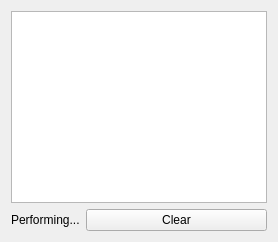
      <widget class="QWidget" name="layoutWidget">
       <layout class="QVBoxLayout" name="output_verticalLayout" stretch="1,0">
        <item>
         <widget class="QTextEdit" name="output_textEdit">
          <property name="sizePolicy">
           <sizepolicy hsizetype="Preferred" vsizetype="Preferred">
            <horstretch>0</horstretch>
            <verstretch>0</verstretch>
           </sizepolicy>
          </property>
          <property name="minimumSize">
           <size>
            <width>200</width>
            <height>0</height>
           </size>
          </property>
         </widget>
        </item>
        <item>
         <layout class="QHBoxLayout" name="loading_clear_horizontalLayout">
          <property name="sizeConstraint">
           <enum>QLayout::SetDefaultConstraint</enum>
          </property>
          <item>
           <widget class="QLabel" name="loading_label">
            <property name="sizePolicy">
             <sizepolicy hsizetype="Fixed" vsizetype="Fixed">
              <horstretch>0</horstretch>
              <verstretch>0</verstretch>
             </sizepolicy>
            </property>
            <property name="text">
             <string>Performing...</string>
            </property>
           </widget>
          </item>
          <item>
           <widget class="QPushButton" name="clearOutput_pushButton">
            <property name="sizePolicy">
             <sizepolicy hsizetype="Minimum" vsizetype="Fixed">
              <horstretch>0</horstretch>
              <verstretch>0</verstretch>
             </sizepolicy>
            </property>
            <property name="text">
             <string>Clear</string>
            </property>
           </widget>
          </item>
         </layout>
        </item>
       </layout>
      </widget>
